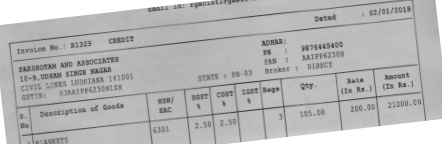
#> input picture tempsnip.png, 442 x 144 px
$ jupyter execute skew_correct.ipynb   (shell and % lines are left out)
#> lines starting #> are read from the running program, lines starting #| are printed output that depends on the picture; after the words box and inside, x2 and y2 are one past the last pixel; in counts of white or black regions, pixels touching at a corner belong together
[cell 1]
import cv2
import numpy as np
import matplotlib.pyplot as plt

[cell 2]
img = cv2.imread('tempsnip.png')
#> img is the input picture: shape (144, 442, 3); min 53, max 255, mean 183.2

[cell 3]
def display(img, cmap=None):
    fig = plt.figure(figsize=(10,15))
    ax = fig.add_subplot(111)
    ax.imshow(img, cmap=cmap)

[cell 4]
display(img)

[cell 5]
def correct(img):
    gray = cv2.cvtColor(img, cv2.COLOR_BGR2GRAY)
    gray = cv2.bitwise_not(gray)
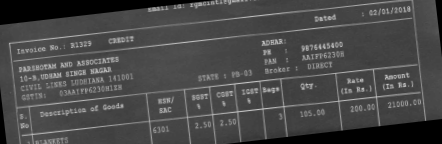
#> gray: shape (144, 442); min 0, max 202, mean 71.8

    ret,thresh = cv2.threshold(gray, 0, 255, cv2.THRESH_BINARY | cv2.THRESH_OTSU)
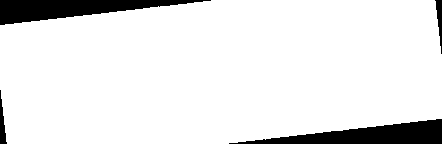
#> thresh: shape (144, 442); 90.8% white; 4 black regions, box (x1, y1, x2, y2) and area: (229, 119, 442, 144) 2744, (0, 0, 211, 25) 2715, (0, 90, 7, 144) 196, (435, 0, 442, 54) 193
#> ret = 40
#     display(thresh, cmap='gray')

    coords = np.column_stack(np.where(thresh>0))
#> coords = 57800 pairs, first value 0 to 143, second value 0 to 441
#     print(coords)
    angle = cv2.minAreaRect(coords)[-1]
#> angle = -90


    if angle < -45:
        angle = -(90 + angle)
#> angle = 0
    else:
        angle = -angle

    (h, w) = img.shape[:2]
#> h = 144; w = 442
    center = (w // 2, h // 2)
#> center = (221, 72)
    M = cv2.getRotationMatrix2D(center, angle, 1.0)
#> M = [[1, 0, 0], [0, 1, 0]]
    rotated = cv2.warpAffine(img, M, (w, h),
        flags=cv2.INTER_CUBIC, borderMode=cv2.BORDER_REPLICATE)
    display(rotated)
